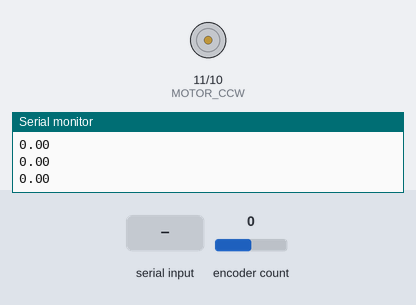
Recording of a sketch running on a simulated Arduino Uno, built with avr-gcc and run on an emulated ATmega328P. Parts: motor-driver pin pairs drawn as motors (green arrow = first pin HIGH = forward, orange = second pin HIGH = backward, longer = more drive, scaled by the enable pin), the last lines printed to the serial monitor. Inputs (shaded band) come from the test bench; at power-on: encoder count 0.

Above: at 1.2 s.
1.3 s: encoder count set to 1
At 2.5 s:
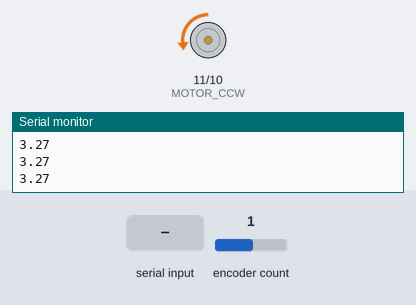
2.8 s: "5\n" received over Serial
At 3.2 s:
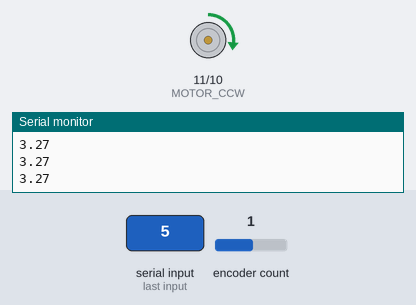
4.3 s: encoder count set to 5
At 5.4 s:
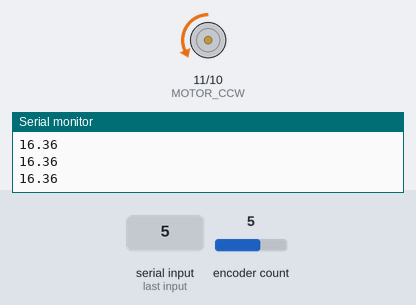
Timing chart, 0 to 7.3 s (numbered marks = the images above; inputs shaded):
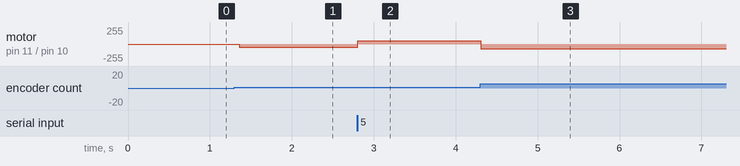

Measured:
- after the input at 1.3 s, motor on pin 11 (MOTOR_CCW) / pin 10 (MOTOR_CW): stopped → backward 48/255 after 0.06 s
- after the input at 2.8 s, motor on pin 11 (MOTOR_CCW) / pin 10 (MOTOR_CW): backward 48/255 → forward 48/255 at once
- after the input at 4.3 s, motor on pin 11 (MOTOR_CCW) / pin 10 (MOTOR_CW): forward 48/255 → backward 68/255 at once

The sketch:

sketch_27.ino
```cpp
#include <Encoder.h>
#include <PIDController.h>

PIDController pid;

#define ENCODER_A 2
#define ENCODER_B 3 // Encoder output to Arduino Interrupt pin ncoderPinB
#define MOTOR_CCW 11
#define MOTOR_CW 10
#define enA 9
double motor_pwm_value;
float enc_degree=0;
int tempInput;
int degreeInput;
int encoder_count = 0; // stores the current encoder count

Encoder myEnc(ENCODER_B, ENCODER_A);


float kp = 15; //KP=
float ki = 2.2; //KI=
float kd = 1; //KD=


void setup() {
  Serial.begin(9600);
  pinMode(enA, OUTPUT);
  pinMode(MOTOR_CW, OUTPUT);
  pinMode(MOTOR_CCW, OUTPUT);

  // Set initial rotation direction
  digitalWrite(MOTOR_CW, HIGH);
  digitalWrite(MOTOR_CCW, LOW);


  pid.begin(); // Initialize the PID controller
  pid.limit(-180, 180); // The PID output can be limited to values between -255 to 255
  pid.tune(kp, ki, kd); // Set PID parameters
  pid.setpoint(degreeInput); // the goal angle
  Serial.print("Enter the Angle");
}

   void forward(){
    digitalWrite(MOTOR_CW, HIGH);
    digitalWrite(MOTOR_CCW, LOW);
  }

  void reverse(){
    digitalWrite(MOTOR_CW, LOW);
    digitalWrite(MOTOR_CCW, HIGH);
  }

  float tick_to_deg(long tick){
    return tick*360.0/440.0;
  }
  void get_user_input(){
  tempInput = Serial.parseFloat();
  Serial.read();    // get the ENTER char from the serial
  if (tempInput<-15 || tempInput>15) {
      Serial.print("Enter an Angle between -15 to 15 degrees");
  }
  else
    degreeInput = tempInput;

  }

void loop() {
    Serial.println(enc_degree);
  if (Serial.available()>0){ // Wait for User to Input Data
     get_user_input();
  }
  encoder_count = myEnc.read();
  enc_degree = tick_to_deg(encoder_count);
  while (abs(enc_degree)>360){
      if (enc_degree<0)
        enc_degree=enc_degree+360;
      else
        enc_degree=enc_degree-360;
  }
  motor_pwm_value = float(pid.compute(enc_degree)); // calculate motor direction
  if (enc_degree < degreeInput)
    reverse();
  else
   forward();
  analogWrite(enA, abs(motor_pwm_value));
  delay(1);
}
```
